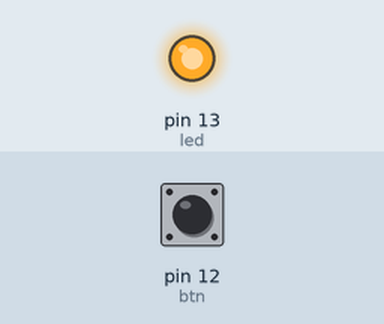
This sketch was run on a simulated Arduino Uno, built with avr-gcc and run on an emulated ATmega328P. Parts: output pins drawn as LEDs (lit = HIGH). Inputs (shaded band) come from the test bench; at power-on: pin 12 (btn) LOW.

Above: at 1.2 s.
1.3 s: pin 12 (btn) pulled HIGH for 0.15 s
At 1.37 s:
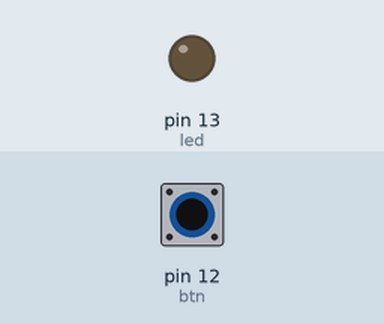
2.9 s: pin 12 (btn) pulled HIGH for 3.2 s
At 6.4 s:
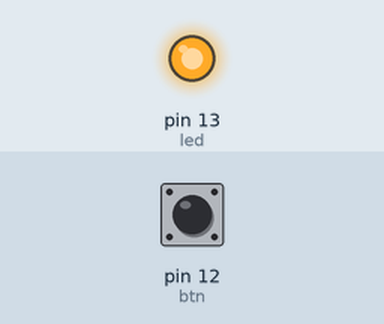
Timing chart, 0 to 7.9 s (numbered marks = the images above; inputs shaded):
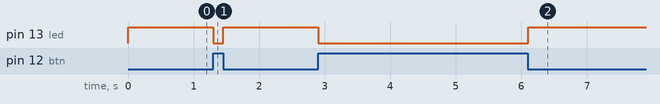

The sketch:

proje4.ino
```cpp
int led = 13;
int btn = 12;

void setup()
{
  pinMode(led,OUTPUT);
  pinMode(btn,INPUT);
  digitalWrite(led,LOW);
}

void loop()
{
 if(digitalRead(btn) == HIGH)
   digitalWrite(led, LOW);
 else
   digitalWrite(led, HIGH);
delay(50);
}
```

Measured:
- after the input at 1.3 s, pin 13 (led): HIGH → LOW at once, → HIGH 0.15 s later
- after the input at 2.9 s, pin 13 (led): HIGH → LOW at once, → HIGH 3.2 s later
